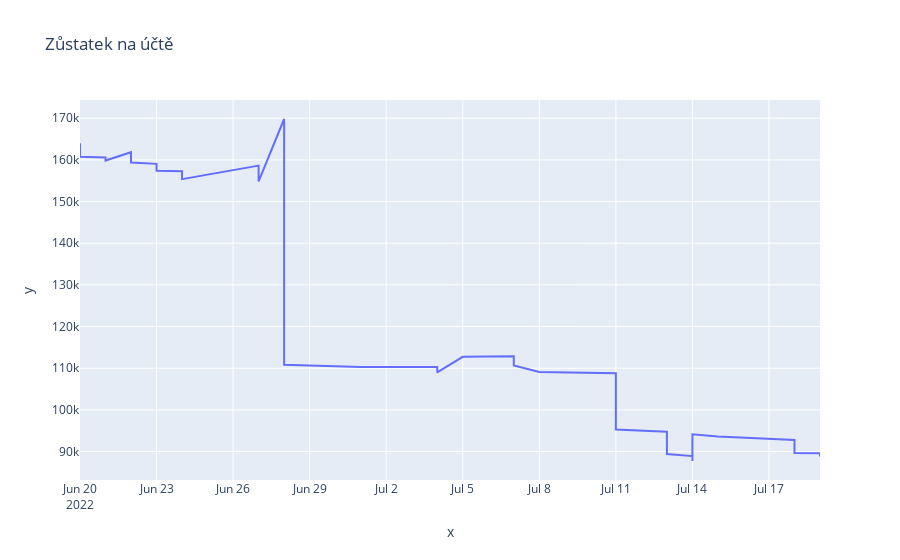

Notebook code cell kept with this figure:
### Code cell
# s daty můžeme dále pracovat, například vizualizovat v grafech - v tomto případě zůstatek na účtě 

px.line(y=df_csob["deposit"], x=df_csob["date of posting"], title="Zůstatek na účtě")
